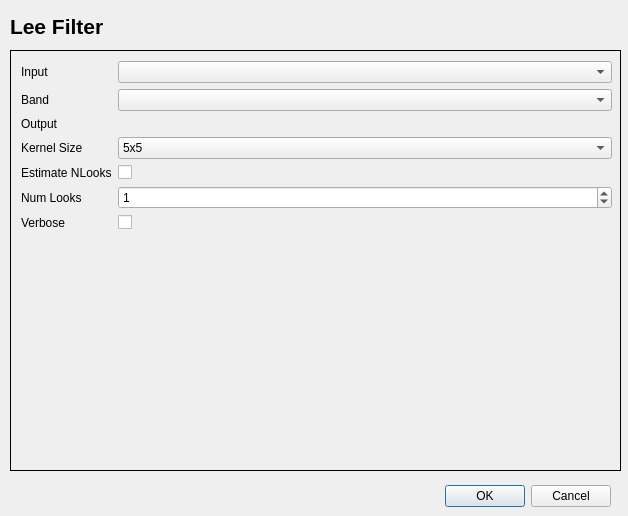
<?xml version="1.0" encoding="UTF-8"?>
<ui version="4.0">
 <class>SpeckleFilterDialogBase</class>
 <widget class="QDialog" name="SpeckleFilterDialogBase">
  <property name="geometry">
   <rect>
    <x>0</x>
    <y>0</y>
    <width>628</width>
    <height>516</height>
   </rect>
  </property>
  <property name="windowTitle">
   <string>Speckle Filters &gt; Lee's Filter</string>
  </property>
  <property name="windowIcon">
   <iconset>
    <normaloff>icon.png</normaloff>icon.png</iconset>
  </property>
  <widget class="QDialogButtonBox" name="button_box">
   <property name="geometry">
    <rect>
     <x>430</x>
     <y>480</y>
     <width>181</width>
     <height>32</height>
    </rect>
   </property>
   <property name="orientation">
    <enum>Qt::Horizontal</enum>
   </property>
   <property name="standardButtons">
    <set>QDialogButtonBox::Cancel|QDialogButtonBox::Ok</set>
   </property>
  </widget>
  <widget class="QLabel" name="title_label">
   <property name="geometry">
    <rect>
     <x>10</x>
     <y>10</y>
     <width>601</width>
     <height>33</height>
    </rect>
   </property>
   <property name="text">
    <string>&lt;!DOCTYPE HTML PUBLIC &quot;-//W3C//DTD HTML 4.0//EN&quot; &quot;http://www.w3.org/TR/REC-html40/strict.dtd&quot;&gt;
&lt;html&gt;&lt;head&gt;&lt;meta name=&quot;qrichtext&quot; content=&quot;1&quot; /&gt;&lt;style type=&quot;text/css&quot;&gt;
p, li { white-space: pre-wrap; }
&lt;/style&gt;&lt;/head&gt;&lt;body style=&quot; font-family:'MS Shell Dlg 2'; font-size:8pt; font-weight:400; font-style:normal;&quot;&gt;
&lt;p style=&quot; margin-top:0px; margin-bottom:0px; margin-left:0px; margin-right:0px; -qt-block-indent:0; text-indent:0px;&quot;&gt;&lt;span style=&quot; font-family:'Sans Serif'; font-size:16pt; font-weight:600;&quot;&gt;Lee Filter&lt;/span&gt;&lt;/p&gt;&lt;/body&gt;&lt;/html&gt;</string>
   </property>
   <property name="alignment">
    <set>Qt::AlignLeading|Qt::AlignLeft|Qt::AlignVCenter</set>
   </property>
  </widget>
  <widget class="QStackedWidget" name="stackedWidget">
   <property name="geometry">
    <rect>
     <x>10</x>
     <y>50</y>
     <width>611</width>
     <height>421</height>
    </rect>
   </property>
   <property name="frameShape">
    <enum>QFrame::Box</enum>
   </property>
   <widget class="QWidget" name="page">
    <widget class="QWidget" name="formLayoutWidget">
     <property name="geometry">
      <rect>
       <x>10</x>
       <y>10</y>
       <width>591</width>
       <height>211</height>
      </rect>
     </property>
     <layout class="QFormLayout" name="formLayout">
      <item row="0" column="0">
       <widget class="QLabel" name="inputLabel">
        <property name="text">
         <string>Input</string>
        </property>
       </widget>
      </item>
      <item row="0" column="1">
       <widget class="QgsMapLayerComboBox" name="inputQgsMapLayerComboBox">
        <property name="toolTip">
         <string>&lt;html&gt;&lt;head/&gt;&lt;body&gt;&lt;p&gt;Input Image file&lt;/p&gt;&lt;/body&gt;&lt;/html&gt;</string>
        </property>
        <property name="statusTip">
         <string>Select input image from images loaded in layers</string>
        </property>
       </widget>
      </item>
      <item row="2" column="0">
       <widget class="QLabel" name="outputLabel">
        <property name="text">
         <string>Output</string>
        </property>
       </widget>
      </item>
      <item row="2" column="1">
       <widget class="QgsFileWidget" name="outputQgsFileWidget">
        <property name="toolTip">
         <string>&lt;html&gt;&lt;head/&gt;&lt;body&gt;&lt;p&gt;Output Image filename&lt;/p&gt;&lt;/body&gt;&lt;/html&gt;</string>
        </property>
        <property name="statusTip">
         <string>Select location of output. Ensure proper filetype extension is shown.</string>
        </property>
        <property name="dialogTitle">
         <string>Select output file</string>
        </property>
        <property name="filter">
         <string>*.tif *.tiff *.gtif ;;*.img ;; *.*</string>
        </property>
        <property name="storageMode">
         <enum>QgsFileWidget::SaveFile</enum>
        </property>
       </widget>
      </item>
      <item row="3" column="0">
       <widget class="QLabel" name="kernelSizeLabel">
        <property name="text">
         <string>Kernel Size</string>
        </property>
       </widget>
      </item>
      <item row="3" column="1">
       <widget class="QComboBox" name="kernelSizeComboBox">
        <property name="toolTip">
         <string>&lt;html&gt;&lt;head/&gt;&lt;body&gt;&lt;p&gt;Kernel Window Size&lt;/p&gt;&lt;/body&gt;&lt;/html&gt;</string>
        </property>
        <property name="statusTip">
         <string>Generally a larger kernel size leads to a more blurred output image.</string>
        </property>
        <item>
         <property name="text">
          <string>5x5</string>
         </property>
        </item>
        <item>
         <property name="text">
          <string>7x7</string>
         </property>
        </item>
        <item>
         <property name="text">
          <string>9x9</string>
         </property>
        </item>
        <item>
         <property name="text">
          <string>11x11</string>
         </property>
        </item>
        <item>
         <property name="text">
          <string>13x13</string>
         </property>
        </item>
        <item>
         <property name="text">
          <string>15x15</string>
         </property>
        </item>
        <item>
         <property name="text">
          <string>17x17</string>
         </property>
        </item>
       </widget>
      </item>
      <item row="4" column="0">
       <widget class="QLabel" name="estimateNLooksLabel">
        <property name="text">
         <string>Estimate NLooks</string>
        </property>
       </widget>
      </item>
      <item row="4" column="1">
       <widget class="QCheckBox" name="estimateNLooksCheckBox">
        <property name="toolTip">
         <string>&lt;html&gt;&lt;head/&gt;&lt;body&gt;&lt;p&gt;Estimate Equivalent Number of Looks&lt;/p&gt;&lt;/body&gt;&lt;/html&gt;</string>
        </property>
       </widget>
      </item>
      <item row="5" column="0">
       <widget class="QLabel" name="numLooksLabel">
        <property name="text">
         <string>Num Looks</string>
        </property>
       </widget>
      </item>
      <item row="5" column="1">
       <widget class="QSpinBox" name="numLooksSpinBox">
        <property name="toolTip">
         <string>&lt;html&gt;&lt;head/&gt;&lt;body&gt;&lt;p&gt;Number of Looks&lt;/p&gt;&lt;/body&gt;&lt;/html&gt;</string>
        </property>
        <property name="maximum">
         <number>999</number>
        </property>
        <property name="value">
         <number>1</number>
        </property>
       </widget>
      </item>
      <item row="1" column="0">
       <widget class="QLabel" name="label">
        <property name="text">
         <string>Band</string>
        </property>
       </widget>
      </item>
      <item row="1" column="1">
       <widget class="QgsRasterBandComboBox" name="bandIndexQgsRasterBandComboBox">
        <property name="toolTip">
         <string>&lt;html&gt;&lt;head/&gt;&lt;body&gt;&lt;p&gt;Band Index&lt;/p&gt;&lt;/body&gt;&lt;/html&gt;</string>
        </property>
       </widget>
      </item>
      <item row="6" column="0">
       <widget class="QLabel" name="label_2">
        <property name="text">
         <string>Verbose</string>
        </property>
       </widget>
      </item>
      <item row="6" column="1">
       <widget class="QCheckBox" name="verboseCheckBox">
        <property name="toolTip">
         <string>&lt;html&gt;&lt;head/&gt;&lt;body&gt;&lt;p&gt;Verbose Mode - print  a message to console&lt;/p&gt;&lt;/body&gt;&lt;/html&gt;</string>
        </property>
        <property name="text">
         <string/>
        </property>
       </widget>
      </item>
     </layout>
    </widget>
   </widget>
   <widget class="QWidget" name="page_2"/>
  </widget>
  <zorder>title_label</zorder>
  <zorder>stackedWidget</zorder>
  <zorder>button_box</zorder>
 </widget>
 <customwidgets>
  <customwidget>
   <class>QgsFileWidget</class>
   <extends>QWidget</extends>
   <header>qgsfilewidget.h</header>
  </customwidget>
  <customwidget>
   <class>QgsMapLayerComboBox</class>
   <extends>QComboBox</extends>
   <header>qgsmaplayercombobox.h</header>
  </customwidget>
  <customwidget>
   <class>QgsRasterBandComboBox</class>
   <extends>QComboBox</extends>
   <header>qgsrasterbandcombobox.h</header>
  </customwidget>
 </customwidgets>
 <resources/>
 <connections>
  <connection>
   <sender>button_box</sender>
   <signal>accepted()</signal>
   <receiver>SpeckleFilterDialogBase</receiver>
   <slot>accept()</slot>
   <hints>
    <hint type="sourcelabel">
     <x>20</x>
     <y>20</y>
    </hint>
    <hint type="destinationlabel">
     <x>20</x>
     <y>20</y>
    </hint>
   </hints>
  </connection>
  <connection>
   <sender>button_box</sender>
   <signal>rejected()</signal>
   <receiver>SpeckleFilterDialogBase</receiver>
   <slot>reject()</slot>
   <hints>
    <hint type="sourcelabel">
     <x>20</x>
     <y>20</y>
    </hint>
    <hint type="destinationlabel">
     <x>20</x>
     <y>20</y>
    </hint>
   </hints>
  </connection>
 </connections>
</ui>
